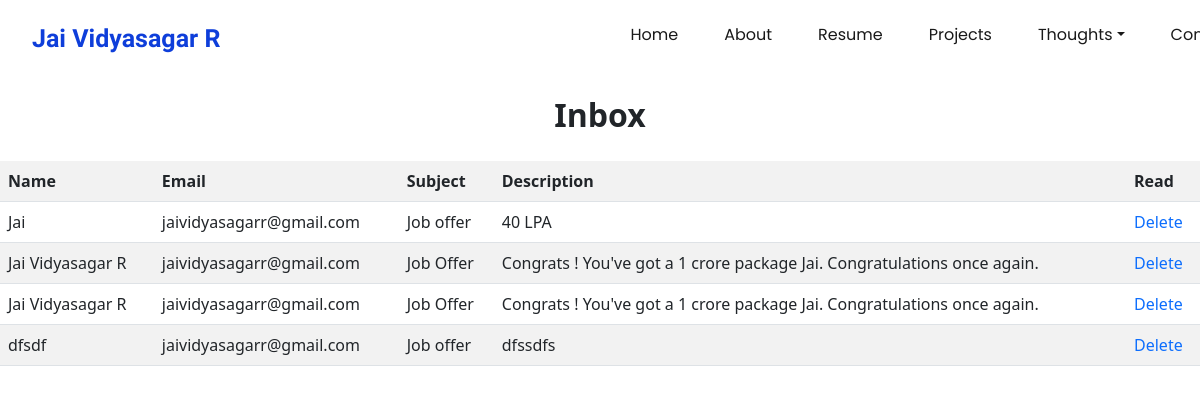
Screenshot of /inbox/ with the database file from the repository.
### portfolio/models.py (models this page shows, shortened)
class JaiPortfolioForm(models.Model):
    name = models.CharField(max_length=40)
    email = models.EmailField()
    subject = models.CharField(max_length=50)
    description = models.TextField(max_length=500)

### portfolio/views.py (the view)
# urls.py: path('inbox/',views.inbox,name='inbox'),
def inbox(request):
    messages = JaiPortfolioForm.objects.all()
    return render(request,'inbox.html',{'messages':messages})

### portfolio/templates/inbox.html (shortened to what this page needs)
{% extends 'base.html' %}
{% block content %}
<!DOCTYPE html>
<html lang="en" dir="ltr">
  <head>
  </head>
  <body>
    <center>
      <h1>Inbox</h1>
    <table class="table table-striped table-hover">
      <tr>
        <th>Name</th>
        <th>Email</th>
        <th>Subject</th>
        <th>Description</th>
        <th>Read</th>
      </tr>
      {% for message in messages %}
      <tr>
        <td>{{ message.name }}</td>
        <td>{{ message.email }}</td>
        <td>{{ message.subject }}</td>
        <td>{{ message.description }}</td>
        <td><a href="delete/{{ message.id }}">Delete</a></td>
      </tr>
      {% endfor %}
    </table>
    </center>
  </body>
</html>
{% endblock %}

### portfolio/templates/base.html (shortened to what this page needs)
<!DOCTYPE html>
<html lang="en" dir="ltr">
  <head>
    {% load static %}
    <link rel="stylesheet" href="{% static 'css/bootstrap.min.css' %}">
  </head>
  <body>
    <div class="topmost-container">
      <nav class="navbar navbar-expand-lg navbar-light " id="navigation-container">
        <div class="container-fluid">
          <a class="navbar-brand" style="color: var(--pri-col) ;" href="">Jai Vidyasagar R</a>
          <div class="collapse navbar-collapse" id="navbarNavAltMarkup">
            <div class="navbar-nav">
              <a class="nav-link active" id="navlinks" aria-current="page" href="{% url 'home' %}">Home</a>
              <a class="nav-link active" id="navlinks" href="#about">About</a>
              {% load static %}
              <a class="nav-link active" id="navlinks" href="{% static 'docs/JaiResume.pdf' %}" >Resume</a>
              <a class="nav-link active" id="navlinks" href="#projects">Projects</a>
              <a class="nav-link active dropdown-toggle" id="navlinks" href="https://jaividyasagar.medium.com/">Thoughts</a>
              <a class="nav-link active" id="navlinks" href="#contact">Contact</a>
            </div>
          </div>
        </div>
      </nav>
    </div>
    <center>
      {% block content %}
      {% endblock %}
    </center>
    {% load static %}
  </body>
</html>

### portfolio/templates/base.html (style rules this page uses)
:root { --pri-col : #0E3EDA; --sec-col: grey; --thi-col: yellow; --whi-col: white; }
body { scroll-behavior: smooth; }
* { cursor: url(https://cur.cursors-4u.net/cursors/cur-11/cur1031.cur), auto !important; }
.navbar-brand { font-family: 'Sacramento',sans-serif; font-weight: bolder; font-size: 25px; text-decoration: none; margin-top: 10px; margin-bottom: 2px; margin-left: 20px; }
.navbar-nav { padding-left: 40%; padding-top: 10px; }
#navigation-container { background-color: var(--whi-col); height: 70px; }
#navlinks { margin-top: 10px; margin-bottom: 20px; margin-left: 15px; margin-right: 15px; font-family: 'Poppins',sans-serif; font-size: 1rem; font-weight: 400; transition: all 0.3s ; }
.topmost-container { position: fixed; top: 0px; left: 0px; right: 0px; }

### portfolio/templates/inbox.html (style rules this page uses)
a { text-decoration: none; }

### rows the page displays
JaiPortfolioForm: name "Jai", email "jaividyasagarr@gmail.com", subject "Job offer", description "40 LPA"
JaiPortfolioForm: name "Jai Vidyasagar R", email "jaividyasagarr@gmail.com", subject "Job Offer", description "Congrats ! You've got a 1 crore package Jai. Congratulations once again."
JaiPortfolioForm: name "Jai Vidyasagar R", email "jaividyasagarr@gmail.com", subject "Job Offer", description "Congrats ! You've got a 1 crore package Jai. Congratulations once again."
JaiPortfolioForm: name "dfsdf", email "jaividyasagarr@gmail.com", subject "Job offer", description "dfssdfs"
